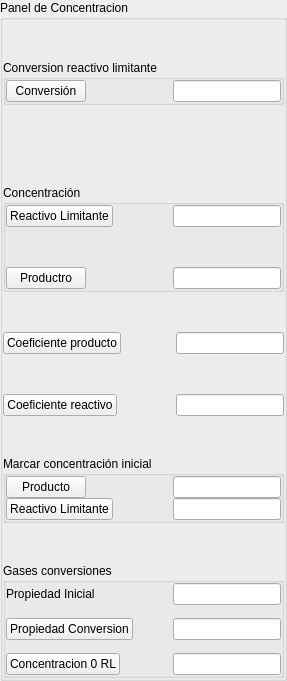
                         <widget class="QGroupBox" name="groupBox_4">
                          <property name="title">
                           <string>Panel de Concentracion</string>
                          </property>
                          <layout class="QVBoxLayout" name="verticalLayout_32">
                           <property name="spacing">
                            <number>0</number>
                           </property>
                           <property name="leftMargin">
                            <number>0</number>
                           </property>
                           <property name="topMargin">
                            <number>0</number>
                           </property>
                           <property name="rightMargin">
                            <number>0</number>
                           </property>
                           <property name="bottomMargin">
                            <number>0</number>
                           </property>
                           <item>
                            <spacer name="verticalSpacer_5">
                             <property name="orientation">
                              <enum>Qt::Vertical</enum>
                             </property>
                             <property name="sizeHint" stdset="0">
                              <size>
                               <width>20</width>
                               <height>40</height>
                              </size>
                             </property>
                            </spacer>
                           </item>
                           <item>
                            <widget class="QGroupBox" name="groupBox_62">
                             <property name="title">
                              <string>Conversion reactivo limitante</string>
                             </property>
                             <layout class="QVBoxLayout" name="verticalLayout_33">
                              <property name="spacing">
                               <number>0</number>
                              </property>
                              <property name="leftMargin">
                               <number>0</number>
                              </property>
                              <property name="topMargin">
                               <number>0</number>
                              </property>
                              <property name="rightMargin">
                               <number>0</number>
                              </property>
                              <property name="bottomMargin">
                               <number>0</number>
                              </property>
                              <item>
                               <layout class="QHBoxLayout" name="horizontalLayout_47">
                                <item>
                                 <widget class="QPushButton" name="calcular_xa">
                                  <property name="text">
                                   <string>Conversión</string>
                                  </property>
                                 </widget>
                                </item>
                                <item>
                                 <spacer name="horizontalSpacer_5">
                                  <property name="orientation">
                                   <enum>Qt::Horizontal</enum>
                                  </property>
                                  <property name="sizeHint" stdset="0">
                                   <size>
                                    <width>40</width>
                                    <height>20</height>
                                   </size>
                                  </property>
                                 </spacer>
                                </item>
                                <item>
                                 <widget class="QLineEdit" name="conversion_reactivo_limitante_dc_edit_2"/>
                                </item>
                               </layout>
                              </item>
                             </layout>
                            </widget>
                           </item>
                           <item>
                            <spacer name="verticalSpacer_35">
                             <property name="orientation">
                              <enum>Qt::Vertical</enum>
                             </property>
                             <property name="sizeHint" stdset="0">
                              <size>
                               <width>20</width>
                               <height>40</height>
                              </size>
                             </property>
                            </spacer>
                           </item>
                           <item>
                            <layout class="QVBoxLayout" name="verticalLayout_34">
                             <property name="spacing">
                              <number>0</number>
                             </property>
                             <item>
                              <layout class="QHBoxLayout" name="horizontalLayout_50">
                               <property name="spacing">
                                <number>0</number>
                               </property>
                              </layout>
                             </item>
                             <item>
                              <spacer name="verticalSpacer_36">
                               <property name="orientation">
                                <enum>Qt::Vertical</enum>
                               </property>
                               <property name="sizeHint" stdset="0">
                                <size>
                                 <width>20</width>
                                 <height>40</height>
                                </size>
                               </property>
                              </spacer>
                             </item>
                             <item>
                              <widget class="QGroupBox" name="groupBox_2">
                               <property name="title">
                                <string>Concentración</string>
                               </property>
                               <layout class="QVBoxLayout" name="verticalLayout_70">
                                <property name="spacing">
                                 <number>0</number>
                                </property>
                                <property name="leftMargin">
                                 <number>0</number>
                                </property>
                                <property name="topMargin">
                                 <number>0</number>
                                </property>
                                <property name="rightMargin">
                                 <number>0</number>
                                </property>
                                <property name="bottomMargin">
                                 <number>0</number>
                                </property>
                                <item>
                                 <layout class="QHBoxLayout" name="horizontalLayout_51">
                                  <property name="spacing">
                                   <number>0</number>
                                  </property>
                                  <item>
                                   <widget class="QPushButton" name="calcular_a">
                                    <property name="text">
                                     <string>Reactivo Limitante</string>
                                    </property>
                                   </widget>
                                  </item>
                                  <item>
                                   <spacer name="horizontalSpacer_6">
                                    <property name="orientation">
                                     <enum>Qt::Horizontal</enum>
                                    </property>
                                    <property name="sizeHint" stdset="0">
                                     <size>
                                      <width>40</width>
                                      <height>20</height>
                                     </size>
                                    </property>
                                   </spacer>
                                  </item>
                                  <item>
                                   <widget class="QLineEdit" name="concentracion_reactivo_limitante_calculo"/>
                                  </item>
                                 </layout>
                                </item>
                                <item>
                                 <spacer name="verticalSpacer_37">
                                  <property name="orientation">
                                   <enum>Qt::Vertical</enum>
                                  </property>
                                  <property name="sizeHint" stdset="0">
                                   <size>
                                    <width>20</width>
                                    <height>40</height>
                                   </size>
                                  </property>
                                 </spacer>
                                </item>
                                <item>
                                 <layout class="QHBoxLayout" name="horizontalLayout_52">
                                  <property name="spacing">
                                   <number>0</number>
                                  </property>
                                  <item>
                                   <widget class="QPushButton" name="calcular_producto">
                                    <property name="text">
                                     <string>Productro</string>
                                    </property>
                                   </widget>
                                  </item>
                                  <item>
                                   <spacer name="horizontalSpacer_7">
                                    <property name="orientation">
                                     <enum>Qt::Horizontal</enum>
                                    </property>
                                    <property name="sizeHint" stdset="0">
                                     <size>
                                      <width>40</width>
                                      <height>20</height>
                                     </size>
                                    </property>
                                   </spacer>
                                  </item>
                                  <item>
                                   <widget class="QLineEdit" name="concentracion_producto_calculo_edit"/>
                                  </item>
                                 </layout>
                                </item>
                               </layout>
                              </widget>
                             </item>
                             <item>
                              <spacer name="verticalSpacer_38">
                               <property name="orientation">
                                <enum>Qt::Vertical</enum>
                               </property>
                               <property name="sizeHint" stdset="0">
                                <size>
                                 <width>20</width>
                                 <height>40</height>
                                </size>
                               </property>
                              </spacer>
                             </item>
                             <item>
                              <layout class="QHBoxLayout" name="horizontalLayout_53">
                               <property name="spacing">
                                <number>0</number>
                               </property>
                               <item>
                                <widget class="QPushButton" name="marcar_coeficiente_producto_btn">
                                 <property name="text">
                                  <string>Coeficiente producto</string>
                                 </property>
                                </widget>
                               </item>
                               <item>
                                <spacer name="horizontalSpacer_52">
                                 <property name="orientation">
                                  <enum>Qt::Horizontal</enum>
                                 </property>
                                 <property name="sizeHint" stdset="0">
                                  <size>
                                   <width>40</width>
                                   <height>20</height>
                                  </size>
                                 </property>
                                </spacer>
                               </item>
                               <item>
                                <widget class="QLineEdit" name="coeficiente_estequiometrico_producto_edit"/>
                               </item>
                              </layout>
                             </item>
                             <item>
                              <spacer name="verticalSpacer_39">
                               <property name="orientation">
                                <enum>Qt::Vertical</enum>
                               </property>
                               <property name="sizeHint" stdset="0">
                                <size>
                                 <width>20</width>
                                 <height>40</height>
                                </size>
                               </property>
                              </spacer>
                             </item>
                             <item>
                              <layout class="QHBoxLayout" name="horizontalLayout_54">
                               <property name="spacing">
                                <number>0</number>
                               </property>
                               <item>
                                <widget class="QPushButton" name="marcar_coeficiente_reactivo_btn">
                                 <property name="text">
                                  <string>Coeficiente reactivo</string>
                                 </property>
                                </widget>
                               </item>
                               <item>
                                <spacer name="horizontalSpacer_53">
                                 <property name="orientation">
                                  <enum>Qt::Horizontal</enum>
                                 </property>
                                 <property name="sizeHint" stdset="0">
                                  <size>
                                   <width>40</width>
                                   <height>20</height>
                                  </size>
                                 </property>
                                </spacer>
                               </item>
                               <item>
                                <widget class="QLineEdit" name="coeficiente_estequiometrico_reactivo_edit"/>
                               </item>
                              </layout>
                             </item>
                             <item>
                              <spacer name="verticalSpacer_40">
                               <property name="orientation">
                                <enum>Qt::Vertical</enum>
                               </property>
                               <property name="sizeHint" stdset="0">
                                <size>
                                 <width>20</width>
                                 <height>40</height>
                                </size>
                               </property>
                              </spacer>
                             </item>
                             <item>
                              <widget class="QGroupBox" name="groupBox_c0">
                               <property name="title">
                                <string>Marcar concentración inicial</string>
                               </property>
                               <layout class="QVBoxLayout" name="verticalLayout_71">
                                <property name="spacing">
                                 <number>0</number>
                                </property>
                                <property name="leftMargin">
                                 <number>0</number>
                                </property>
                                <property name="topMargin">
                                 <number>0</number>
                                </property>
                                <property name="rightMargin">
                                 <number>0</number>
                                </property>
                                <property name="bottomMargin">
                                 <number>0</number>
                                </property>
                                <item>
                                 <layout class="QHBoxLayout" name="horizontalLayout_82">
                                  <property name="spacing">
                                   <number>0</number>
                                  </property>
                                  <item>
                                   <widget class="QPushButton" name="marcar_producto0_btn">
                                    <property name="text">
                                     <string>Producto</string>
                                    </property>
                                   </widget>
                                  </item>
                                  <item>
                                   <spacer name="horizontalSpacer_54">
                                    <property name="orientation">
                                     <enum>Qt::Horizontal</enum>
                                    </property>
                                    <property name="sizeHint" stdset="0">
                                     <size>
                                      <width>40</width>
                                      <height>20</height>
                                     </size>
                                    </property>
                                   </spacer>
                                  </item>
                                  <item>
                                   <widget class="QLineEdit" name="concentracion_producto_edit"/>
                                  </item>
                                 </layout>
                                </item>
                                <item>
                                 <layout class="QHBoxLayout" name="horizontalLayout_83">
                                  <property name="spacing">
                                   <number>0</number>
                                  </property>
                                  <item>
                                   <widget class="QPushButton" name="marcar_a0_btn">
                                    <property name="text">
                                     <string>Reactivo Limitante</string>
                                    </property>
                                   </widget>
                                  </item>
                                  <item>
                                   <spacer name="horizontalSpacer_55">
                                    <property name="orientation">
                                     <enum>Qt::Horizontal</enum>
                                    </property>
                                    <property name="sizeHint" stdset="0">
                                     <size>
                                      <width>40</width>
                                      <height>20</height>
                                     </size>
                                    </property>
                                   </spacer>
                                  </item>
                                  <item>
                                   <widget class="QLineEdit" name="concentracion_reactivo_limitante_edit"/>
                                  </item>
                                 </layout>
                                </item>
                               </layout>
                              </widget>
                             </item>
                             <item>
                              <spacer name="verticalSpacer_47">
                               <property name="orientation">
                                <enum>Qt::Vertical</enum>
                               </property>
                               <property name="sizeHint" stdset="0">
                                <size>
                                 <width>20</width>
                                 <height>40</height>
                                </size>
                               </property>
                              </spacer>
                             </item>
                             <item>
                              <widget class="QGroupBox" name="groupBox_5">
                               <property name="title">
                                <string>Gases conversiones</string>
                               </property>
                               <layout class="QVBoxLayout" name="verticalLayout_72">
                                <property name="spacing">
                                 <number>0</number>
                                </property>
                                <property name="leftMargin">
                                 <number>0</number>
                                </property>
                                <property name="topMargin">
                                 <number>0</number>
                                </property>
                                <property name="rightMargin">
                                 <number>0</number>
                                </property>
                                <property name="bottomMargin">
                                 <number>0</number>
                                </property>
                                <item>
                                 <layout class="QVBoxLayout" name="verticalLayout_73">
                                  <property name="spacing">
                                   <number>0</number>
                                  </property>
                                  <item>
                                   <layout class="QHBoxLayout" name="horizontalLayout_55">
                                    <item>
                                     <widget class="QLabel" name="label_2">
                                      <property name="maximumSize">
                                       <size>
                                        <width>16777215</width>
                                        <height>60</height>
                                       </size>
                                      </property>
                                      <property name="text">
                                       <string>Propiedad Inicial</string>
                                      </property>
                                      <property name="textFormat">
                                       <enum>Qt::AutoText</enum>
                                      </property>
                                      <property name="scaledContents">
                                       <bool>false</bool>
                                      </property>
                                      <property name="wordWrap">
                                       <bool>false</bool>
                                      </property>
                                     </widget>
                                    </item>
                                    <item>
                                     <spacer name="horizontalSpacer_56">
                                      <property name="orientation">
                                       <enum>Qt::Horizontal</enum>
                                      </property>
                                      <property name="sizeHint" stdset="0">
                                       <size>
                                        <width>40</width>
                                        <height>20</height>
                                       </size>
                                      </property>
                                     </spacer>
                                    </item>
                                    <item>
                                     <widget class="QLineEdit" name="otra_propiedad_inicial_edit"/>
                                    </item>
                                   </layout>
                                  </item>
                                  <item>
                                   <spacer name="verticalSpacer_48">
                                    <property name="orientation">
                                     <enum>Qt::Vertical</enum>
                                    </property>
                                    <property name="sizeHint" stdset="0">
                                     <size>
                                      <width>133</width>
                                      <height>13</height>
                                     </size>
                                    </property>
                                   </spacer>
                                  </item>
                                  <item>
                                   <layout class="QHBoxLayout" name="horizontalLayout_56">
                                    <item>
                                     <widget class="QPushButton" name="conversion_propiedad_epsilon_a">
                                      <property name="text">
                                       <string>Propiedad Conversion</string>
                                      </property>
                                     </widget>
                                    </item>
                                    <item>
                                     <spacer name="horizontalSpacer_57">
                                      <property name="orientation">
                                       <enum>Qt::Horizontal</enum>
                                      </property>
                                      <property name="sizeHint" stdset="0">
                                       <size>
                                        <width>40</width>
                                        <height>20</height>
                                       </size>
                                      </property>
                                     </spacer>
                                    </item>
                                    <item>
                                     <widget class="QLineEdit" name="conversion_reactivo_limitante_dc_edit_3"/>
                                    </item>
                                   </layout>
                                  </item>
                                  <item>
                                   <spacer name="verticalSpacer_49">
                                    <property name="orientation">
                                     <enum>Qt::Vertical</enum>
                                    </property>
                                    <property name="sizeHint" stdset="0">
                                     <size>
                                      <width>133</width>
                                      <height>13</height>
                                     </size>
                                    </property>
                                   </spacer>
                                  </item>
                                  <item>
                                   <layout class="QHBoxLayout" name="horizontalLayout_57">
                                    <item>
                                     <widget class="QPushButton" name="concentracion_irl_btn">
                                      <property name="text">
                                       <string>Concentracion 0 RL</string>
                                      </property>
                                     </widget>
                                    </item>
                                    <item>
                                     <spacer name="horizontalSpacer_58">
                                      <property name="orientation">
                                       <enum>Qt::Horizontal</enum>
                                      </property>
                                      <property name="sizeHint" stdset="0">
                                       <size>
                                        <width>40</width>
                                        <height>20</height>
                                       </size>
                                      </property>
                                     </spacer>
                                    </item>
                                    <item>
                                     <widget class="QLineEdit" name="concentracion_reactivo_limitante_calculo_2"/>
                                    </item>
                                   </layout>
                                  </item>
                                 </layout>
                                </item>
                               </layout>
                              </widget>
                             </item>
                            </layout>
                           </item>
                          </layout>
                         </widget>
